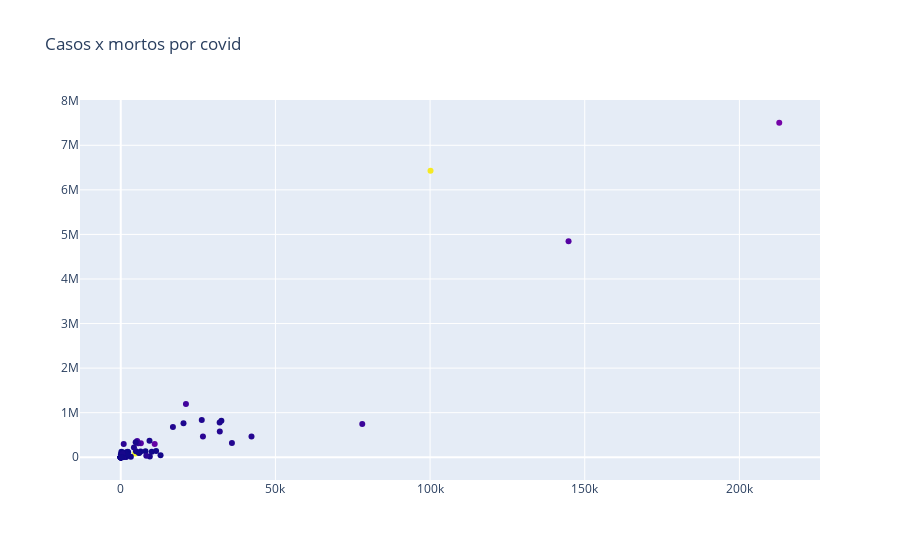

The cell this chart's notebook holds for it:
### Code cell
fig = go.Figure(data=go.Scatter(x=casosCoronaMundo['total mortos'],
                                y=casosCoronaMundo['total de casos'],
                                mode='markers',
                                marker_color=casosCoronaMundo['populacao'],
                                text=casosCoronaMundo['pais']))

fig.update_layout(title='Casos x mortos por covid')
fig.show()

### Figure 1 — Plotly figure (JSON) as saved in the notebook; plotly's stock layout.template omitted (floating-point values rounded to 4 significant figures; data arrays with more than 128 entries replaced by an {"elided": "..."} marker saying what was removed)
{"data": [{"marker": {"color": {"elided": "215 int values"}}, "mode": "markers", "text": {"elided": "215 str values"}, "type": "scatter", "x": {"elided": "215 int values"}, "y": {"elided": "215 int values"}}], "layout": {"title": {"text": "Casos x mortos por covid"}}}
